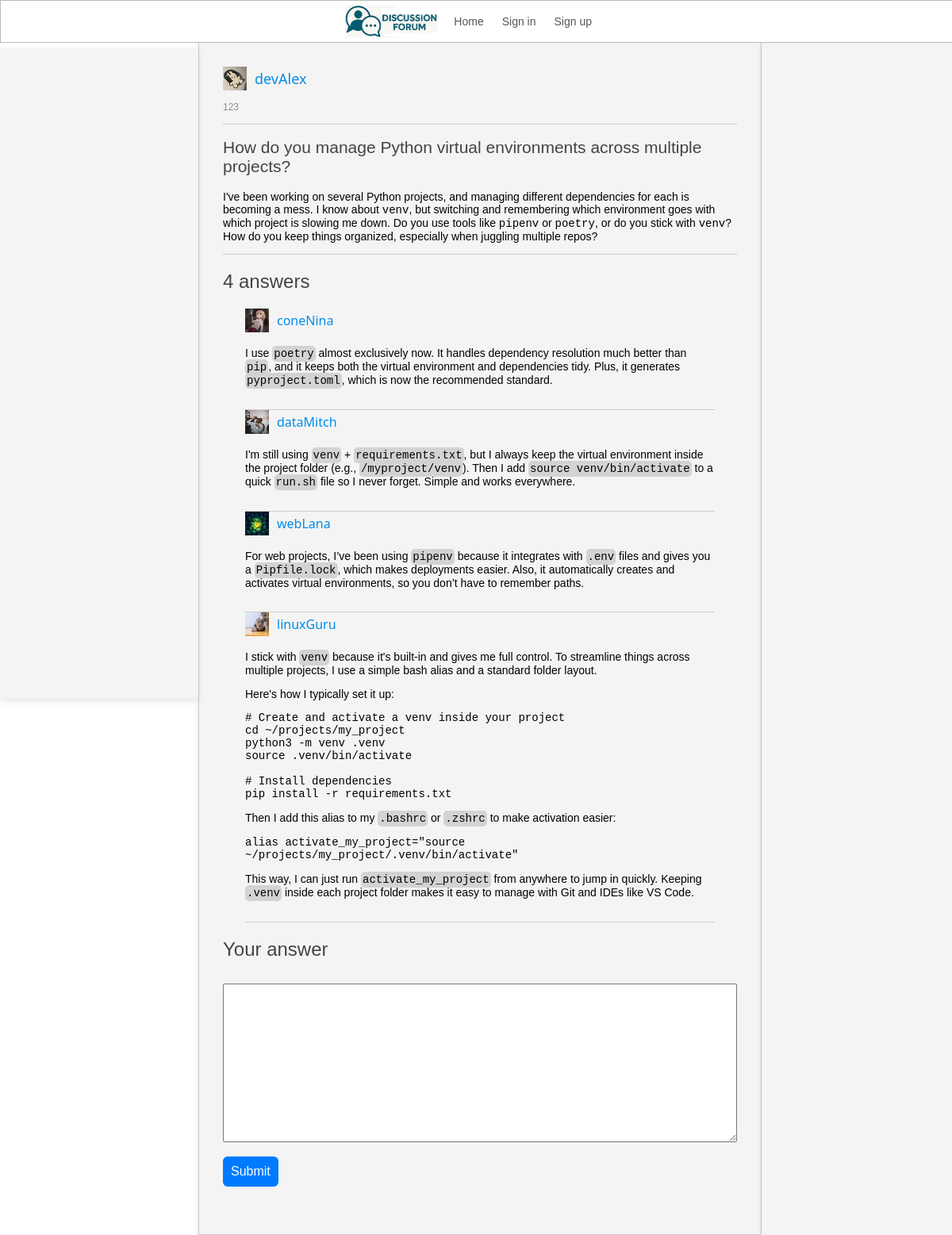
/post/1, run on the app's committed database.
### models.py (models this page shows, shortened)
class User(UserMixin, db.Model):
    __tablename__ = 'users'
    id = db.Column(db.Integer, primary_key=True)
    username = db.Column(db.String(80), unique=True, nullable=False)
    email = db.Column(db.String(120), unique=True, nullable=False)
    password_hash = db.Column(db.String(128), nullable=False)
    date_created = db.Column(db.DateTime, default=db.func.current_timestamp())
    bio = db.Column(db.String(200))
    profile_photo = db.Column(db.String(255), nullable=True, default='default_avatar.png')

class Post(db.Model):
    __tablename__ = 'posts'
    id = db.Column(db.Integer, primary_key=True)
    author_id = db.Column(db.Integer, db.ForeignKey('users.id'), nullable=False)
    title = db.Column(db.String(255), nullable=False)
    content = db.Column(db.Text, nullable=False)
    created_at = db.Column(db.DateTime, default=datetime.utcnow)
    author = db.relationship('User', backref='posts', lazy=True)
    views = db.relationship('User', secondary=post_views, backref='viewed_posts')

class Answer(db.Model):
    __tablename__ = 'answers'
    id = db.Column(db.Integer, primary_key=True)
    author_id = db.Column(db.Integer, db.ForeignKey('users.id'), nullable=False)
    post_id = db.Column(db.Integer, db.ForeignKey('posts.id'), nullable=False)
    content = db.Column(db.Text, nullable=False)
    created_at = db.Column(db.DateTime, default=datetime.utcnow)
    author = db.relationship('User', backref='answers', lazy=True)
    post = db.relationship('Post', backref='answers', lazy=True)

### views.py (the view, shortened to what this page needs)
@main.route('/post/<int:post_id>', methods=["GET", "POST"])
def post_view(post_id: int):
    user = current_user
    post = Post.query.get_or_404(post_id)
    if user.is_authenticated and user not in post.views:
        post.views.append(user)
        db.session.commit()
    answerForm = AnswerCreationForm()
    return render_template('post_view.html', post=post, answerForm=answerForm, user=user)

### forms.py
class AnswerCreationForm(FlaskForm):
    content = CKEditorField('Content', validators=[DataRequired()])
    submit = SubmitField('Submit')

### templates/post_view.html (shortened to what this page needs)
{% extends "body.html" %}
{% block middle_box_content %}
<link href="https://cdnjs.cloudflare.com/ajax/libs/highlight.js/11.9.0/styles/github.min.css" rel="stylesheet">
<link href="https://cdn.jsdelivr.net/npm/quill@2.0.3/dist/quill.snow.css" rel="stylesheet" />
<link rel="stylesheet" href="{{ url_for('static', filename='css/post_view.css') }}">
<div class="middle-box-inner-b1">
    <div class="post-header-row">
        <div class="container-flex-row">
            <img src="{{ url_for('static', filename='images/profile_images/' + post.author.profile_photo) }}" style="width: 30px; height: 30px;">
            <a href="{{ url_for('main.profile_view', user_id=post.author.id) }}">{{ post.author.username }}</a>
        </div>
        <label class="post-date-label" id="created-at-label">123</label>
    </div>
    <div class="post-container">
        <h2>{{ post.title }}</h2>
        {{ post.content|safe }}
    </div>
    <h2>{{ post.answers|length }} answers</h2>
    <div class="answers-container">
        {% for answer in post.answers %}
        <div class="answer-container">
            <div class="answer-container-header">
                <div class="container-flex-row">
                    <img src="{{ url_for('static', filename='images/profile_images/' + answer.author.profile_photo) }}" style="width: 30px; height: 30px;">
                    <a href="{{ url_for('main.profile_view', user_id=answer.author.id) }}">{{ answer.author.username }}</a>
                </div>
            </div>
            {{ answer.content|safe }}
        </div>
        {% endfor %}
    </div>
    <div class="your-answer-container">
        <h2>Your answer</h2>
        <form method="POST" action="{{ url_for('main.post_view', post_id=post.id) }}">
            <div class="form-group">
                {{ answerForm.content(class="form-content-input") }}
            </div>
            <div class="form-group">
                {{ answerForm.submit(class="btn", value="Submit") }}
            </div>
        </form>
    </div>
</div>
{% endblock %}

### templates/body.html (shortened to what this page needs)
{% extends "base.html" %}
{% block content %}
<link rel="stylesheet" href="{{ url_for('static', filename='css/index.css') }}">
<div class="container">
    <div class="left-box">
    </div>
    <div class="middle-box">
        {% block middle_box_content %}{% endblock %}
    </div>
    <div class="right-box">
    </div>
</div>
{% endblock %}

### templates/base.html (shortened to what this page needs)
<!DOCTYPE html>
<html lang="en">
<head>
    <link rel="stylesheet" href="{{ url_for('static', filename='css/base.css') }}">
</head>
<body>
    <nav class="navbar">
        <div class="logo">
            <a href="/">
                <img src="{{ url_for('static', filename='images/logo.png') }}" alt="Forum Logo">
            </a>
        </div>
        <div class="nav-links">
            <div class="nav-link-box">
                <a href="/">Home</a>
            </div>
            {% if not current_user.is_authenticated %}
            <div class="nav-link-box">
                <a href="{{ url_for('main.login') }}">Sign in</a>
            </div>
            <div class="nav-link-box">
                <a href="{{ url_for('main.register') }}">Sign up</a>
            </div>
            {% else %}
            <div class="nav-link-box">
                <a href="{{ url_for('main.logout') }}">Log out</a>
            </div>
            {% endif %}
        </div>
    </nav>
    <div class="main-content">
        {% block content %}{% endblock %}
    </div>
</body>
</html>

### static/css/base.css (style rules this page uses)
body { margin: 0; font-family: 'Segoe UI', sans-serif; min-height: 100dvh; height: 100dvh; flex-direction: column; justify-items: flex-start; justify-content: flex-start; align-items: flex-start; padding-top: 50px; }
.navbar { background-color: white; display: flex; justify-content: center; align-items: center; color: white; border: 1px solid #bbbbbb; position: fixed; width: 100%; top: 0; z-index: 1000; }
.navbar .logo { color: #333; font-size: 22px; font-weight: bold; }
.navbar .logo img { vertical-align: middle; height: 40px; margin: 6px 0; }
.navbar .nav-links { display: flex; justify-content: center; align-items: center; height: auto; margin: 0px 12px; gap: 5px; }
.nav-link-box { display: flex; background-color: transparent; padding: 3px 3px; border-radius: 15px; }
.nav-link-box a { color: #555; text-decoration: none; font-weight: 500; margin: 0 6px; font-size: 14px; line-height: 1.5; }
.left-box, .middle-box, .right-box { background-color: #f4f4f4; display: flex; justify-content: center; align-items: flex-start; box-shadow: 0 4px 8px rgba(0, 0, 0, 0.1); min-height: 100dvh; padding-top: 20px; overflow-y: auto; }
.left-box { position: fixed; width: 250px; height: 100dvh; top: 60px; left: 0; }
.middle-box { flex: 1; border: 1px solid #ccc; border-top: none; overflow-wrap: break-word; overflow: hidden; padding-bottom: 60px; margin-left: 250px; }
.right-box { flex: 0 0 20%; }

### static/css/index.css (style rules this page uses)
body { font-family: Arial, sans-serif; margin: 0; }
.container { display: flex; flex-direction: row; }
.middle-box-inner-b1 { display: flex; flex-direction: column; padding-left: 30px; padding-right: 30px; width: 100%; height: 100%; }
.post-date-label { font-size: 12px; color: #8d8d8d; }

### static/css/post_view.css (style rules this page uses)
.middle-box-inner-b1 { display: flex; flex-direction: column; width: calc(100% - 60px); height: auto; }
h2 { font-weight: 100; color:rgb(68, 68, 68) }
.post-date-label, .answer-date-label { font-size: 12px; color: #8d8d8d; margin-top: 14px; }
.post-container { width: 100%; overflow-x: auto; word-wrap: break-word; font-size: 14px; border-bottom: 1px solid #ccc; padding-bottom: 14px; }
.answers-container { padding-left: 28px; padding-right: 28px; }
.answer-container { padding-bottom: 14px; border-bottom: 1px solid #ccc; font-size: 14px; }
.answer-container-header { display: flex; flex-direction: column; justify-content: left; }
.answer-container a { text-decoration: none; color: #008deb; font-size: 16px; font-weight: 300; font-style: normal; font-family: 'Segoe UI', sans-serif; }
p code { background-color: #d4d3d3; padding: 2px; border-radius: 5px; }
.answer-container img { max-width: 100%; }
.answer-container-header a { margin: 0px; }
.your-answer-container { flex-direction: column; }
.your-answer-container h2 { font-weight: 300; color:rgb(68, 68, 68) }
pre code { display: block; overflow-x: auto; white-space: pre-wrap; word-wrap: break-word; max-width: 100%; }
.post-header-row { display: flex; border-bottom: 1px solid #ccc; height: 30px; padding-right: 14px; margin-top: 14px; padding-bottom: 14px; flex-direction: column; height: auto; }
.post-header-row a { text-decoration: none; color: #008deb; font-size: 18px; font-weight: 300; font-style: normal; font-family: 'Segoe UI', sans-serif; }
.container-flex-row { display: flex; flex-direction: row; gap: 10px; align-items: center; }
.form-content-input { margin-top: 10px; width: 100%; max-width: 100%; min-height: 200px; box-sizing: border-box; }
.btn { width: auto; margin-top: 14px; padding: 10px; background-color: #007bff; color: white; border: none; border-radius: 6px; cursor: pointer; font-size: 16px; transition: background-color 0.2s ease; }

### data on the page
User: profile_photo (picture), author.username "devAlex"
Post: title "How do you manage Python virtual environments across multiple projects?", content "I've been working on several Python projects, and managing different dependencies for each is becoming a mess. I know about venv , but switching and remembering which environment goes with which project is slowing me down. Do you use tools like pipenv or poetry , or do you stick with venv ? How do you keep things organized, especially when juggling multiple repos?"
Answer: profile_photo (picture), author.username "coneNina", content "I use poetry almost exclusively now. It handles dependency resolution much better than pip , and it keeps both the virtual environment and dependencies tidy. Plus, it generates pyproject.toml , which is now the recommended standard."
Answer: profile_photo (picture), author.username "dataMitch", content "I'm still using venv + requirements.txt , but I always keep the virtual environment inside the project folder (e.g., /myproject/venv ). Then I add source venv/bin/activate to a quick run.sh file so I never forget. Simple and works everywhere."
Answer: profile_photo (picture), author.username "webLana", content "For web projects, I’ve been using pipenv because it integrates with .env files and gives you a Pipfile.lock , which makes deployments easier. Also, it automatically creates and activates virtual environments, so you don’t have to remember paths."
Answer: profile_photo (picture), author.username "linuxGuru", content "I stick with venv because it's built-in and gives me full control. To streamline things across multiple projects, I use a simple bash alias and a standard folder layout. Here's how I typically set it up: # Create and activate a venv inside your project cd ~/projects/my_project python3 -m venv .venv source .venv/bin/activate # Install dependencies pip install -r requirements.txt Then I add this alias to my .bashrc or .zshrc to make activation easier: alias activate_my_project=\"source ~/projects/my_project/.venv/bin/activate\" This way, I can just run activate_my_project from anywhere to jump in quickly. Keeping .venv inside each project folder makes it easy to manage with Git and IDEs like VS…"

### other printed values
{{ post.answers|length }} "4"
